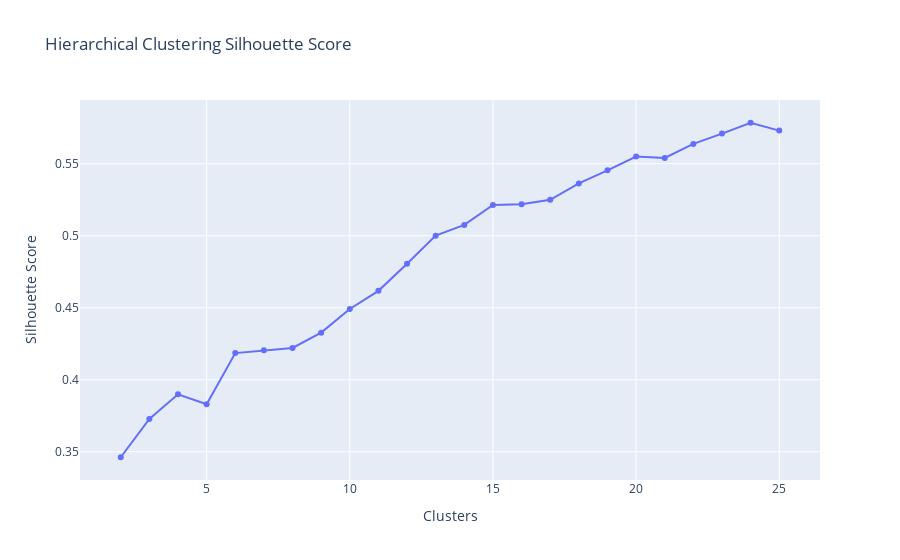

The cell this chart's notebook holds for it:
### Code cell
fig = px.line(x = clusters, y = hc_list, markers=True, title = 'Hierarchical Clustering Silhouette Score')
fig.update_layout(yaxis_title = 'Silhouette Score', xaxis_title = 'Clusters')
fig.show()

### Figure 1 — Plotly figure (JSON) as saved in the notebook; plotly's stock layout.template omitted (floating-point values rounded to 4 significant figures)
{"data": [{"hovertemplate": "x=%{x}<br>y=%{y}<extra></extra>", "legendgroup": "", "line": {"color": "#636efa", "dash": "solid"}, "marker": {"symbol": "circle"}, "mode": "markers+lines", "name": "", "orientation": "v", "showlegend": false, "type": "scatter", "x": [2, 3, 4, 5, 6, 7, 8, 9, 10, 11, 12, 13, 14, 15, 16, 17, 18, 19, 20, 21, 22, 23, 24, 25], "xaxis": "x", "y": [0.3461, 0.3727, 0.3899, 0.3829, 0.4185, 0.4205, 0.422, 0.4327, 0.4491, 0.4617, 0.4805, 0.5001, 0.5075, 0.5214, 0.5218, 0.5249, 0.5363, 0.5454, 0.555, 0.554, 0.5638, 0.5709, 0.5784, 0.573], "yaxis": "y"}], "layout": {"autosize": true, "legend": {"tracegroupgap": 0}, "title": {"text": "Hierarchical Clustering Silhouette Score"}, "xaxis": {"anchor": "y", "autorange": true, "domain": [0, 1], "range": [0.6289, 26.37], "title": {"text": "Clusters"}, "type": "linear"}, "yaxis": {"anchor": "x", "autorange": true, "domain": [0, 1], "range": [0.3291, 0.5955], "title": {"text": "Silhouette Score"}, "type": "linear"}}}
